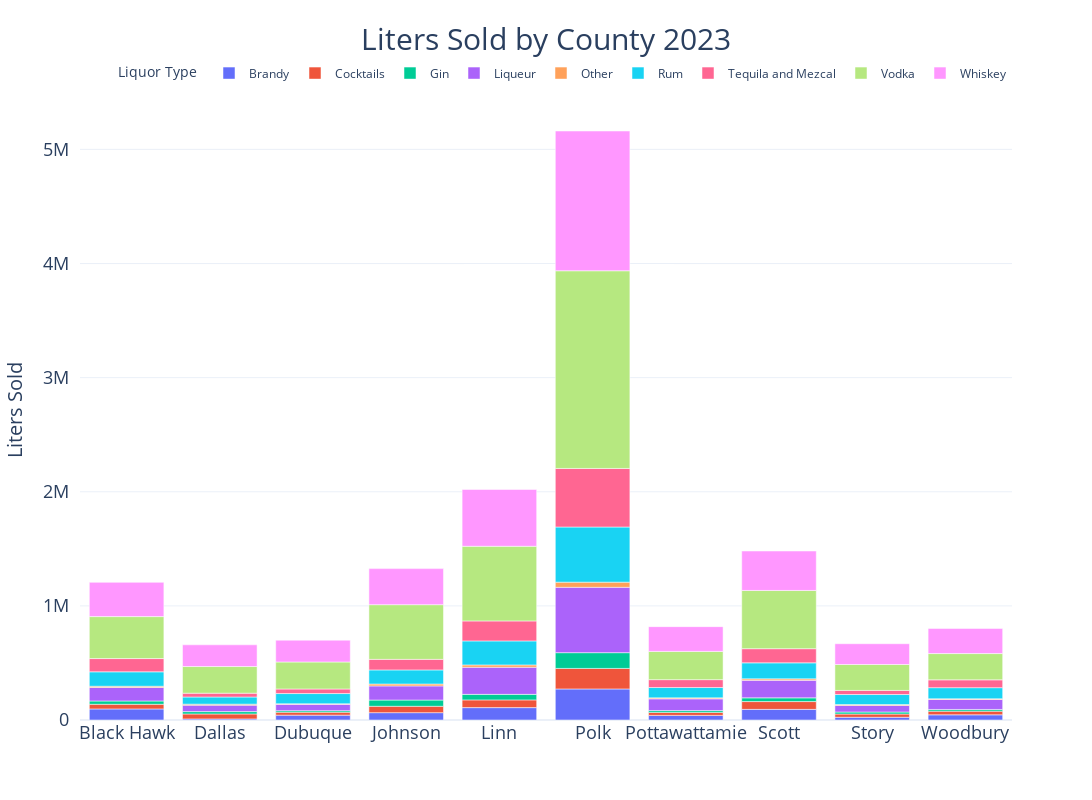

The notebook cell this image was saved under:
### Code cell
# Create the stacked bar chart
fig = px.bar(
    cat_df_long,
    x='county',  
    y='liters_sold_per_cat',
    color='liquor_type',  # stack by 
    title='Liters Sold by County per Year',
    labels={'county': 'County ','liquor_type': 'Liquor Type ', 'liters_sold_per_cat': 'Liters Sold per Category '}, 
    template='plotly_white',
    #color_discrete_map = county_colors
)

# Update layout 
fig.update_layout(
    xaxis = dict(
        title = None,
        title_font = dict(size = 20),
        tickfont=dict(size=18),
    ),
    
    yaxis = dict(
        title='Liters Sold',
        title_font = dict(size = 20),
        tickfont=dict(size=18),
        tickformat = '.0s',
        ticksuffix = '  ',
    ),

     legend=dict(
        orientation="h",
        yanchor="bottom",
        y=1.02,
        xanchor="right",
        x=1,
    ),
        title=dict(
        text = "Liters Sold by County 2023",
        font = dict(size = 30),
        x = .5,
        xanchor = 'center'),
    width = 1100,
    height = 800,
    #showlegend = False
)

fig.show()

### Figure 1 — Plotly figure (JSON) as saved in the notebook; plotly's stock layout.template omitted (floating-point values rounded to 4 significant figures)
{"data": [{"alignmentgroup": "True", "hovertemplate": "Liquor Type =Brandy<br>County =%{x}<br>Liters Sold per Category =%{y}<extra></extra>", "legendgroup": "Brandy", "marker": {"color": "#636efa", "pattern": {"shape": ""}}, "name": "Brandy", "offsetgroup": "Brandy", "orientation": "v", "showlegend": true, "textposition": "auto", "type": "bar", "x": ["Black Hawk", "Dallas", "Dubuque", "Johnson", "Linn", "Polk", "Pottawattamie", "Scott", "Story", "Woodbury"], "xaxis": "x", "y": [96990.0, 9729.0, 42470.0, 64440.0, 108600.0, 272100.0, 40460.0, 93110.0, 23930.0, 45370.0], "yaxis": "y"}, {"alignmentgroup": "True", "hovertemplate": "Liquor Type =Cocktails<br>County =%{x}<br>Liters Sold per Category =%{y}<extra></extra>", "legendgroup": "Cocktails", "marker": {"color": "#EF553B", "pattern": {"shape": ""}}, "name": "Cocktails", "offsetgroup": "Cocktails", "orientation": "v", "showlegend": true, "textposition": "auto", "type": "bar", "x": ["Black Hawk", "Dallas", "Dubuque", "Johnson", "Linn", "Polk", "Pottawattamie", "Scott", "Story", "Woodbury"], "xaxis": "x", "y": [40800.0, 43200.0, 26060.0, 55820.0, 67730.0, 180000.0, 26170.0, 68370.0, 28150.0, 32350.0], "yaxis": "y"}, {"alignmentgroup": "True", "hovertemplate": "Liquor Type =Gin<br>County =%{x}<br>Liters Sold per Category =%{y}<extra></extra>", "legendgroup": "Gin", "marker": {"color": "#00cc96", "pattern": {"shape": ""}}, "name": "Gin", "offsetgroup": "Gin", "orientation": "v", "showlegend": true, "textposition": "auto", "type": "bar", "x": ["Black Hawk", "Dallas", "Dubuque", "Johnson", "Linn", "Polk", "Pottawattamie", "Scott", "Story", "Woodbury"], "xaxis": "x", "y": [28910.0, 20690.0, 13250.0, 54530.0, 48290.0, 137900.0, 15760.0, 32630.0, 18010.0, 14790.0], "yaxis": "y"}, {"alignmentgroup": "True", "hovertemplate": "Liquor Type =Liqueur<br>County =%{x}<br>Liters Sold per Category =%{y}<extra></extra>", "legendgroup": "Liqueur", "marker": {"color": "#ab63fa", "pattern": {"shape": ""}}, "name": "Liqueur", "offsetgroup": "Liqueur", "orientation": "v", "showlegend": true, "textposition": "auto", "type": "bar", "x": ["Black Hawk", "Dallas", "Dubuque", "Johnson", "Linn", "Polk", "Pottawattamie", "Scott", "Story", "Woodbury"], "xaxis": "x", "y": [118400.0, 56730.0, 55840.0, 124000.0, 237700.0, 572700.0, 103000.0, 153600.0, 57870.0, 87930.0], "yaxis": "y"}, {"alignmentgroup": "True", "hovertemplate": "Liquor Type =Other<br>County =%{x}<br>Liters Sold per Category =%{y}<extra></extra>", "legendgroup": "Other", "marker": {"color": "#FFA15A", "pattern": {"shape": ""}}, "name": "Other", "offsetgroup": "Other", "orientation": "v", "showlegend": true, "textposition": "auto", "type": "bar", "x": ["Black Hawk", "Dallas", "Dubuque", "Johnson", "Linn", "Polk", "Pottawattamie", "Scott", "Story", "Woodbury"], "xaxis": "x", "y": [10930.0, 8675.0, 4784.0, 16620.0, 20320.0, 45230.0, 8620.0, 12780.0, 7135.0, 5510.0], "yaxis": "y"}, {"alignmentgroup": "True", "hovertemplate": "Liquor Type =Rum<br>County =%{x}<br>Liters Sold per Category =%{y}<extra></extra>", "legendgroup": "Rum", "marker": {"color": "#19d3f3", "pattern": {"shape": ""}}, "name": "Rum", "offsetgroup": "Rum", "orientation": "v", "showlegend": true, "textposition": "auto", "type": "bar", "x": ["Black Hawk", "Dallas", "Dubuque", "Johnson", "Linn", "Polk", "Pottawattamie", "Scott", "Story", "Woodbury"], "xaxis": "x", "y": [126200.0, 62530.0, 89320.0, 123500.0, 210300.0, 483300.0, 90530.0, 140400.0, 88220.0, 97310.0], "yaxis": "y"}, {"alignmentgroup": "True", "hovertemplate": "Liquor Type =Tequila and Mezcal<br>County =%{x}<br>Liters Sold per Category =%{y}<extra></extra>", "legendgroup": "Tequila and Mezcal", "marker": {"color": "#FF6692", "pattern": {"shape": ""}}, "name": "Tequila and Mezcal", "offsetgroup": "Tequila and Mezcal", "orientation": "v", "showlegend": true, "textposition": "auto", "type": "bar", "x": ["Black Hawk", "Dallas", "Dubuque", "Johnson", "Linn", "Polk", "Pottawattamie", "Scott", "Story", "Woodbury"], "xaxis": "x", "y": [116100.0, 33350.0, 40010.0, 92520.0, 175200.0, 513100.0, 69260.0, 124000.0, 36020.0, 68770.0], "yaxis": "y"}, {"alignmentgroup": "True", "hovertemplate": "Liquor Type =Vodka<br>County =%{x}<br>Liters Sold per Category =%{y}<extra></extra>", "legendgroup": "Vodka", "marker": {"color": "#B6E880", "pattern": {"shape": ""}}, "name": "Vodka", "offsetgroup": "Vodka", "orientation": "v", "showlegend": true, "textposition": "auto", "type": "bar", "x": ["Black Hawk", "Dallas", "Dubuque", "Johnson", "Linn", "Polk", "Pottawattamie", "Scott", "Story", "Woodbury"], "xaxis": "x", "y": [367800.0, 233700.0, 236600.0, 479200.0, 654300.0, 1732000.0, 247300.0, 510300.0, 227100.0, 230200.0], "yaxis": "y"}, {"alignmentgroup": "True", "hovertemplate": "Liquor Type =Whiskey<br>County =%{x}<br>Liters Sold per Category =%{y}<extra></extra>", "legendgroup": "Whiskey", "marker": {"color": "#FF97FF", "pattern": {"shape": ""}}, "name": "Whiskey", "offsetgroup": "Whiskey", "orientation": "v", "showlegend": true, "textposition": "auto", "type": "bar", "x": ["Black Hawk", "Dallas", "Dubuque", "Johnson", "Linn", "Polk", "Pottawattamie", "Scott", "Story", "Woodbury"], "xaxis": "x", "y": [300100.0, 190200.0, 191200.0, 315800.0, 497900.0, 1225000.0, 217000.0, 345700.0, 182000.0, 220300.0], "yaxis": "y"}], "layout": {"barmode": "relative", "height": 800, "legend": {"orientation": "h", "title": {"text": "Liquor Type "}, "tracegroupgap": 0, "x": 1, "xanchor": "right", "y": 1.02, "yanchor": "bottom"}, "title": {"font": {"size": 30}, "text": "Liters Sold by County 2023", "x": 0.5, "xanchor": "center"}, "width": 1100, "xaxis": {"anchor": "y", "autorange": true, "domain": [0, 1], "range": [-0.5, 9.5], "tickfont": {"size": 18}, "title": {"font": {"size": 20}}, "type": "category"}, "yaxis": {"anchor": "x", "autorange": true, "domain": [0, 1], "range": [0, 5433000.0], "tickfont": {"size": 18}, "tickformat": ".0s", "ticksuffix": "  ", "title": {"font": {"size": 20}, "text": "Liters Sold"}, "type": "linear"}}}
